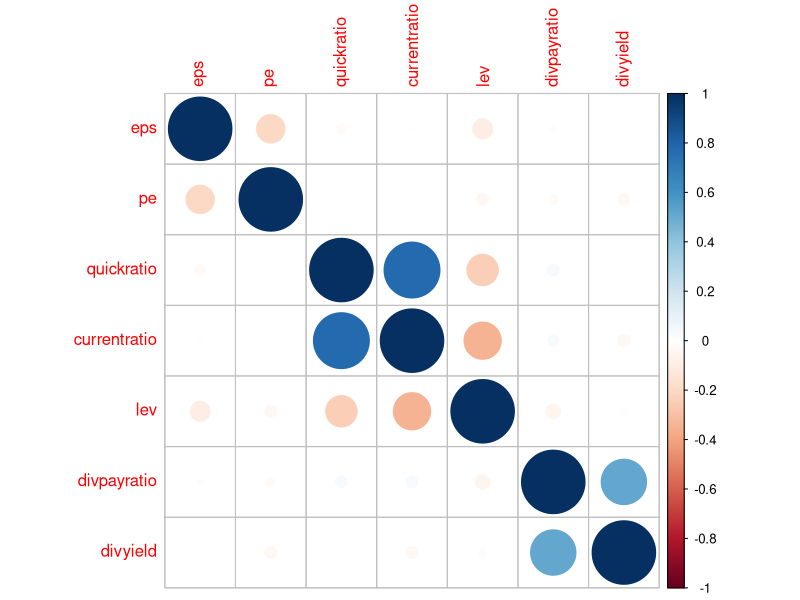
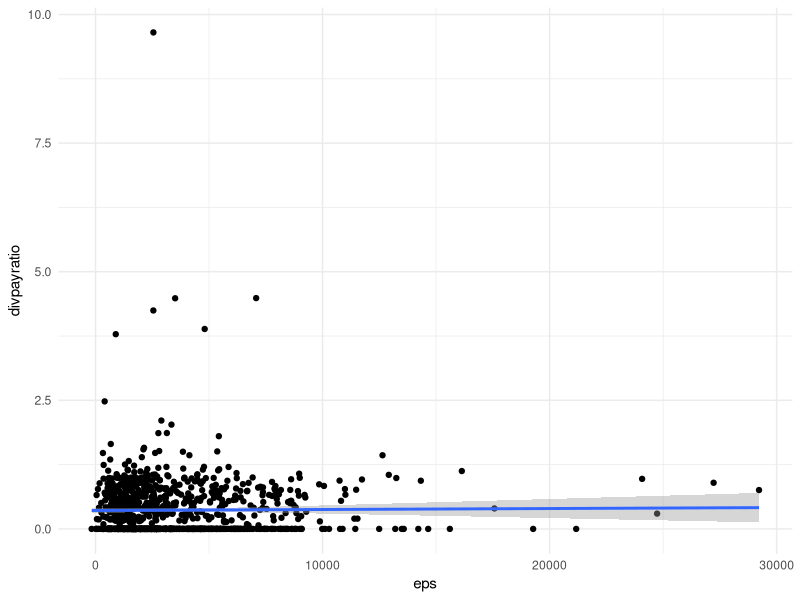
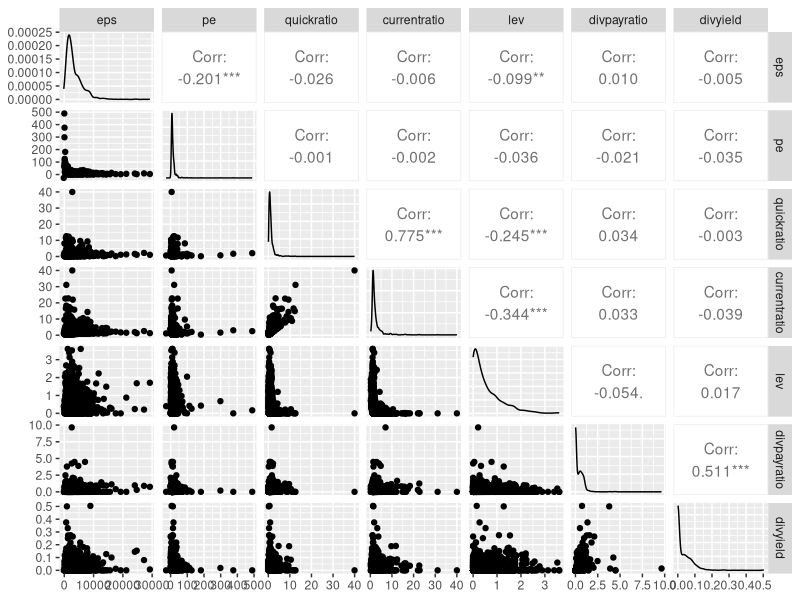

The R source for these figures, in order: (Note: this script raises an error after producing the figures.)
# Cài các package cần thiết (chỉ cần chạy 1 lần)
install.packages(c("readxl", "psych", "corrplot", "ggplot2", "GGally", "dplyr", "tidyr", "broom"))

# Load các thư viện
library(readxl)
library(psych)
library(corrplot)
library(ggplot2)
library(GGally)
library(dplyr)
library(tidyr)
library(broom)

# Đọc dữ liệu từ file Excel
data <- read_excel("raw_data-1.xlsx")

# Chuyển đổi dữ liệu từ dạng wide sang long
data_long <- data %>%
  pivot_longer(
    cols = matches("(yearpaydiv|eps|pe|quickratio|currentratio|lev|divpayratio|divyield)\\d+"),
    names_to = c(".value", "year"),
    names_pattern = "([a-zA-Z]+)(\\d+)"
  ) %>%
  mutate(year = as.integer(year)) %>%
  drop_na()

# Kiểm tra dữ liệu đã xử lý
glimpse(data_long)

# ===============================
# 1. Thống kê mô tả
# ===============================
desc_stats <- describe(data_long %>%
                         select(yearpaydiv, eps, pe, quickratio, currentratio, lev, divpayratio, divyield))
print(desc_stats)

# ===============================
# 2. Hệ số tương quan + vẽ biểu đồ
# ===============================
cor_matrix <- cor(data_long %>%
                    select(eps, pe, quickratio, currentratio, lev, divpayratio, divyield),
                  use = "complete.obs")
print(cor_matrix)
corrplot(cor_matrix, method = "circle")

# ===============================
# 3. Biểu đồ: EPS và Dividend Payout
# ===============================
ggplot(data_long, aes(x = eps, y = divpayratio)) +
  geom_point() +
  geom_smooth(method = "lm") +
  theme_minimal()

# ===============================
# 4. Ma trận scatterplot
# ===============================
ggpairs(data_long %>% select(eps, pe, quickratio, currentratio, lev, divpayratio, divyield))

# ===============================
# 5. Mô hình Logit: theo hình ảnh bạn gửi
# ===============================
# Giả định bạn đã có biến nhị phân TANG_GIA trong data
# Nếu chưa có thì bạn phải tạo biến này trước (ví dụ: dựa trên tỷ lệ tăng giá cổ phiếu)

# Đổi tên biến để phù hợp với phương trình logit (nếu cần)
data_logit <- data_long %>%
  rename(
    ROA = roa,
    ROE = roe,
    PE = pe,
    DE_RATIO = lev,
    DIVYIELD = divyield,
    QUICK_RATIO = quickratio
  )

# Fit mô hình logit
model_logit <- glm(TANG_GIA ~ ROA + ROE + PE + DE_RATIO + DIVYIELD + QUICK_RATIO,
                   data = data_logit,
                   family = binomial)

# Tóm tắt kết quả mô hình
summary(model_logit)

# Biến kết quả ra bảng đẹp (tùy chọn)
tidy(model_logit)
